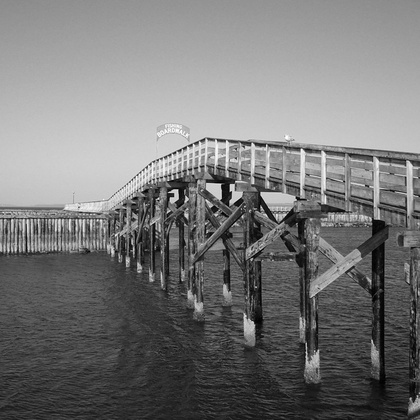
%> input picture AtomicVision/BigTransformations/image4.jpg, 420 x 420 px, shrunk from 1632 x 1632 before the run
$ octave testing.m   (GNU Octave 9; MATLAB toolbox functions it lacks are replaced by stand-ins)
%> lines starting %> are read from the running program, lines starting %| are printed output that depends on the picture
### AtomicVision/BigTransformations/shift.m
function im2 = shift(im1,x1,y1)
% SHIFT - shift an image over a non-integer amount of pixels
%    im2 = shift(im1,x1,y1)
%    shift an image over X1 in horizontal direction and Y1 in vertical
%    direction and set the added pixels to 0

%% -----------------------------------------------------------------------
% SUPERRESOLUTION - Graphical User Interface for Super-Resolution Imaging
% Copyright (C) 2005-2007 Laboratory of Audiovisual Communications (LCAV),
% Ecole Polytechnique Federale de Lausanne (EPFL),
% CH-1015 Lausanne, Switzerland
%
% This program is free software; you can redistribute it and/or modify it
% under the terms of the GNU General Public License as published by the
% Free Software Foundation; either version 2 of the License, or (at your
% option) any later version. This software is distributed in the hope that
% it will be useful, but without any warranty; without even the implied
% warranty of merchantability or fitness for a particular purpose.
% See the GNU General Public License for more details
% (enclosed in the file GPL).
%
% Latest modifications: January 12, 2006, by Patrick Vandewalle

[y0,x0,z0]=size(im1);

x1int=floor(x1); x1dec=x1-x1int;
y1int=floor(y1); y1dec=y1-y1int;
im2=im1;

for z=1:z0
 if y1>=0
   for y=-y0:-y1int-2
       im2(-y,:,z)=(1-y1dec)*im2(-y1int-y,:,z)+y1dec*im2(-y1int-y-1,:,z);
   end
   if y1int<y0
       im2(y1int+1,:,z)=(1-y1dec)*im2(1,:,z);
   end
   for y=max(-y1int,-y0):-1
       im2(-y,:,z)=zeros(1,x0);
   end
 else
   if y1dec==0
       y1dec=y1dec+1;
       y1int=y1int-1;
   end
   for y=1:y0+y1int
       im2(y,:,z)=y1dec*im2(-y1int+y-1,:,z)+(1-y1dec)*im2(-y1int+y,:,z);
   end
   if -y1int<=y0
       im2(y0+y1int+1,:,z)=y1dec*im2(y0,:,z);
   end
   for y=max(1,y0+y1int+2):y0
       im2(y,:,z)=zeros(1,x0);
   end
 end
 if x1>=0
   for x=-x0:-x1int-2
       im2(:,-x,z)=(1-x1dec)*im2(:,-x1int-x,z)+x1dec*im2(:,-x1int-x-1,z);
   end
   if x1int<x0
       im2(:,x1int+1,z)=(1-x1dec)*im2(:,1,z);
   end
   for x=max(-x1int,-x0):-1
       im2(:,-x,z)=zeros(y0,1);
   end
 else
   if x1dec==0
       x1dec=x1dec+1;
       x1int=x1int-1;
   end
   for x=1:x0+x1int
       im2(:,x,z)=x1dec*im2(:,-x1int+x-1,z)+(1-x1dec)*im2(:,-x1int+x,z);
   end
   if -x1int<=x0
       im2(:,x0+x1int+1,z)=x1dec*im2(:,x0,z);
   end
   for x=max(1,x0+x1int+2):x0
       im2(:,x,z)=zeros(y0,1);
   end
 end
end

### AtomicVision/BigTransformations/testing.m
im=(imread('image4.jpg'));
%> im is the input picture: size 420x420 uint8; min 0, max 255, mean 120

im=im2double(im);
%> im: size 420x420 double
delta=[0,0;15.0,-20.0;-20.0,10.0];
phi=[0  5   -4];
scale=4;


im=resample(im,2,1)'; % upsample the image by 2
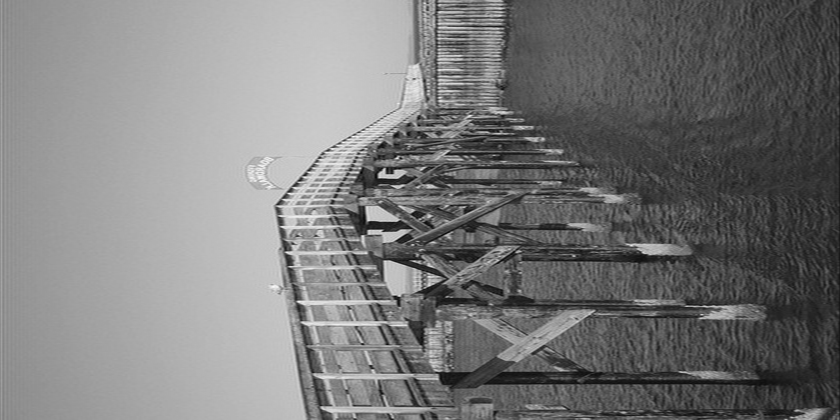
%> im: size 420x840 double; min -0.068, max 1.05, mean 0.47; drawn with min black and max white
im=resample(im,2,1)';
%> im: size 840x840 double

im1 = im; % the first image is not shifted or rotated
%im1 = lowpass(im1,[0.12 0.12]);
im1 = downsample(im1,2*scale)'; % downsample the images by 8
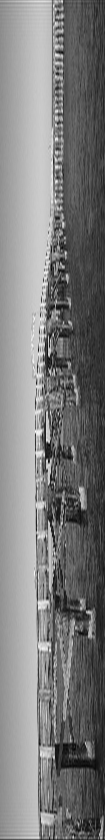
%> im1: size 840x105 double; min -0.0507, max 1.03, mean 0.472; drawn with min black and max white
im1 = downsample(im1,2*scale)';
%> im1: size 105x105 double

im2 = shift(im,20.0*2*scale,-15.0*2*scale); % shift the images by integer pixels
%> after the loop in shift, `for z=1:z0`:
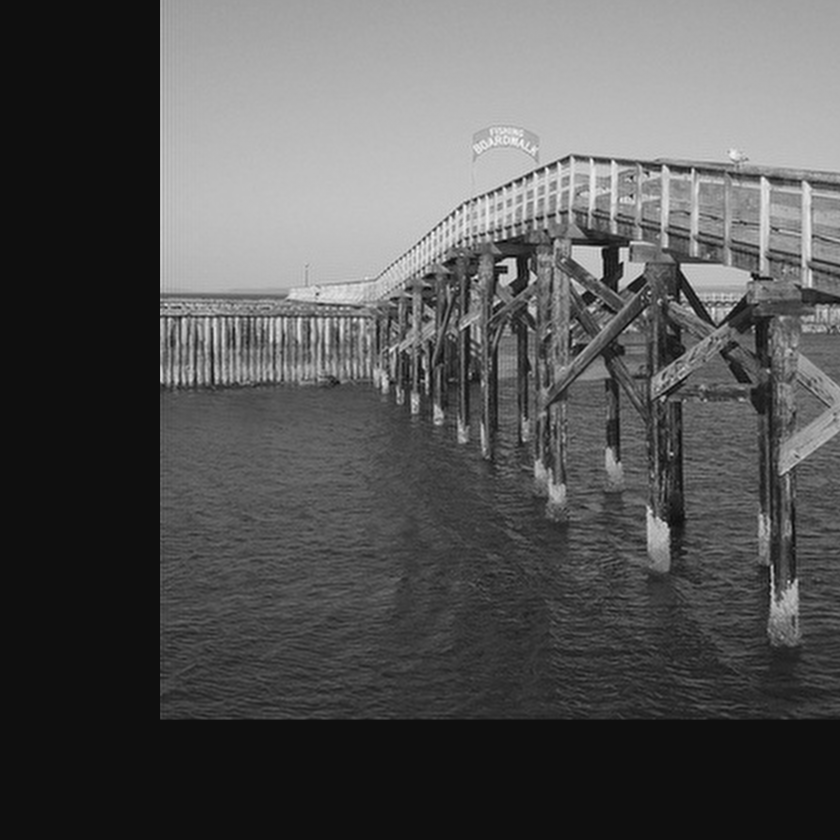
%> im2: size 840x840 double; min -0.068, max 1.08, mean 0.314; drawn with min black and max white
%> after the loop in shift, `for z=1:z0`: x1dec = 0; x1int = 160
im2 = imrotate(im2,45,'bicubic','crop'); % rotate the images
%im2 = lowpass(im2,[0.12 0.12]);
im2 = downsample(im2,2*scale)'; % downsample the images by 8
%> im2: size 840x105 double
im2 = downsample(im2,2*scale)';
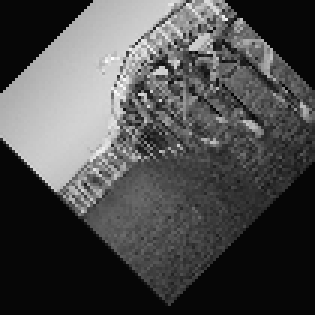
%> im2: size 105x105 double (shown 3 times larger); min -0.0261, max 0.99, mean 0.28; drawn with min black and max white

im3 = shift(im,-30.0*2*scale,20.0*2*scale); % shift the images by integer pixels
%> call 2 of shift, with x1 = -240, y1 = 160
%> after the loop in shift (call 2), `for z=1:z0`:
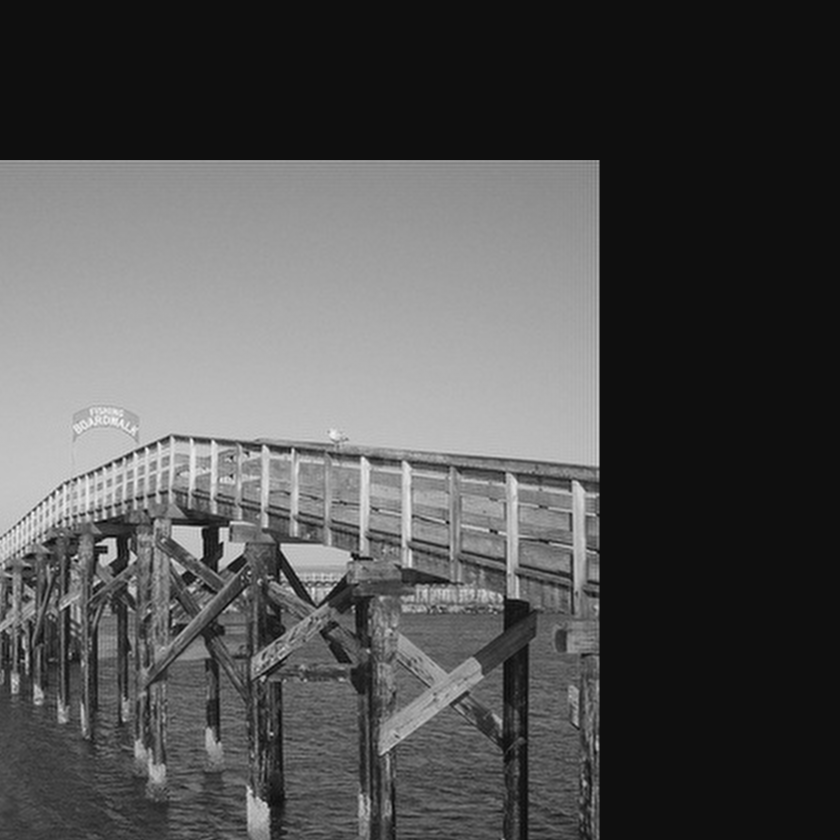
%> im2: size 840x840 double; min -0.068, max 1.08, mean 0.297; drawn with min black and max white
%> after the loop in shift (call 2), `for z=1:z0`: y1dec = 0; y1int = 160
im3 = imrotate(im3,-30,'bicubic','crop'); % rotate the images
%im2 = lowpass(im2,[0.12 0.12]);
im3 = downsample(im3,2*scale)'; % downsample the images by 8
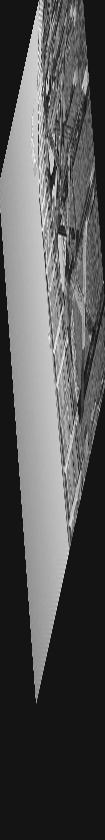
%> im3: size 840x105 double; min -0.0899, max 1.04, mean 0.286; drawn with min black and max white
im3 = downsample(im3,2*scale)';
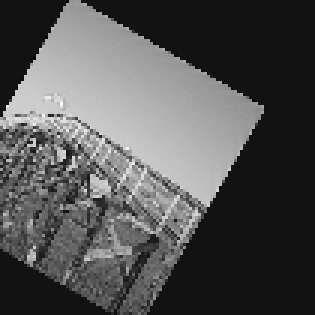
%> im3: size 105x105 double (shown 3 times larger); min -0.0814, max 1.03, mean 0.287; drawn with min black and max white


imwrite(im2uint8(im1),'Cim4_1.tif');
imwrite(im2uint8(im2),'Cim4_2.tif');
imwrite(im2uint8(im2),'Cim4_3.tif');

$ run again, with AtomicVision/BigTransformations/120.jpg copied over AtomicVision/BigTransformations/image4.jpg
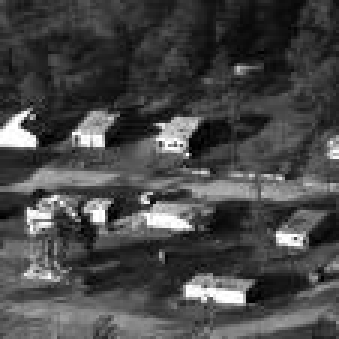
%> input picture AtomicVision/BigTransformations/120.jpg, 113 x 113 px (shown 3 times larger)
%> im is the input picture: size 113x113 uint8; min 0, max 255, mean 71.5
%> after the loop in shift, `for z=1:z0`:
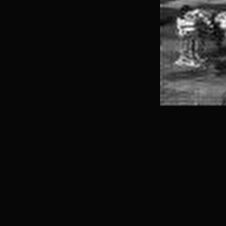
%> im2: size 226x226 double; min -0.0321, max 1.14, mean 0.0513; drawn with min black and max white
%> after the loop in shift, `for z=1:z0`: x1dec = 0; x1int = 160
%> `im2 = downsample(im2,2*scale)';`:
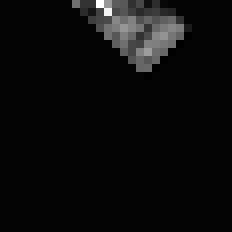
%> im2: size 29x29 double (shown 8 times larger); min -0.0166, max 1.01, mean 0.0336; drawn with min black and max white
